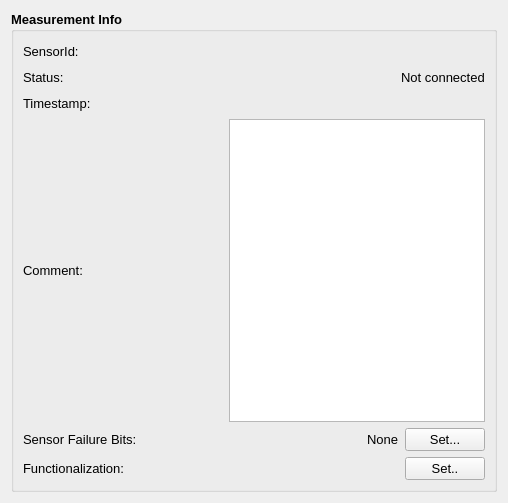
<?xml version="1.0" encoding="UTF-8"?>
<ui version="4.0">
 <class>InfoWidget</class>
 <widget class="QWidget" name="InfoWidget">
  <property name="geometry">
   <rect>
    <x>0</x>
    <y>0</y>
    <width>508</width>
    <height>503</height>
   </rect>
  </property>
  <property name="minimumSize">
   <size>
    <width>264</width>
    <height>392</height>
   </size>
  </property>
  <property name="font">
   <font>
    <pointsize>12</pointsize>
   </font>
  </property>
  <property name="windowTitle">
   <string>Form</string>
  </property>
  <layout class="QGridLayout" name="gridLayout">
   <item row="0" column="0">
    <widget class="QGroupBox" name="measurementbox">
     <property name="font">
      <font>
       <pointsize>10</pointsize>
       <weight>75</weight>
       <bold>true</bold>
      </font>
     </property>
     <property name="title">
      <string>Measurement Info</string>
     </property>
     <layout class="QGridLayout" name="gridLayout_2">
      <item row="0" column="0">
       <layout class="QVBoxLayout" name="verticalLayout_2">
        <item>
         <layout class="QHBoxLayout" name="horizontalLayout_2">
          <item>
           <widget class="QLabel" name="sensorText">
            <property name="font">
             <font>
              <pointsize>10</pointsize>
              <weight>50</weight>
              <bold>false</bold>
             </font>
            </property>
            <property name="text">
             <string>SensorId:</string>
            </property>
           </widget>
          </item>
          <item>
           <spacer name="sensorSpacer">
            <property name="font">
             <font>
              <pointsize>10</pointsize>
              <weight>75</weight>
              <bold>true</bold>
             </font>
            </property>
            <property name="orientation">
             <enum>Qt::Horizontal</enum>
            </property>
            <property name="sizeHint" stdset="0">
             <size>
              <width>40</width>
              <height>20</height>
             </size>
            </property>
           </spacer>
          </item>
          <item>
           <widget class="QLabel" name="sensorLabel">
            <property name="sizePolicy">
             <sizepolicy hsizetype="Maximum" vsizetype="Maximum">
              <horstretch>0</horstretch>
              <verstretch>0</verstretch>
             </sizepolicy>
            </property>
            <property name="font">
             <font>
              <pointsize>10</pointsize>
              <weight>50</weight>
              <bold>false</bold>
             </font>
            </property>
            <property name="text">
             <string/>
            </property>
           </widget>
          </item>
         </layout>
        </item>
        <item>
         <layout class="QHBoxLayout" name="statusLayout">
          <item>
           <widget class="QLabel" name="statusText">
            <property name="font">
             <font>
              <pointsize>10</pointsize>
              <weight>50</weight>
              <bold>false</bold>
             </font>
            </property>
            <property name="text">
             <string>Status:</string>
            </property>
           </widget>
          </item>
          <item>
           <spacer name="statusSpacer">
            <property name="font">
             <font>
              <pointsize>10</pointsize>
              <weight>75</weight>
              <bold>true</bold>
             </font>
            </property>
            <property name="orientation">
             <enum>Qt::Horizontal</enum>
            </property>
            <property name="sizeHint" stdset="0">
             <size>
              <width>40</width>
              <height>20</height>
             </size>
            </property>
           </spacer>
          </item>
          <item>
           <widget class="QLabel" name="statusLabel">
            <property name="font">
             <font>
              <pointsize>10</pointsize>
              <weight>50</weight>
              <bold>false</bold>
             </font>
            </property>
            <property name="text">
             <string>Not connected</string>
            </property>
           </widget>
          </item>
         </layout>
        </item>
        <item>
         <layout class="QHBoxLayout" name="horizontalLayout">
          <item>
           <widget class="QLabel" name="startText">
            <property name="font">
             <font>
              <pointsize>10</pointsize>
              <weight>50</weight>
              <bold>false</bold>
             </font>
            </property>
            <property name="text">
             <string>Timestamp:</string>
            </property>
           </widget>
          </item>
          <item>
           <spacer name="startSpacer">
            <property name="font">
             <font>
              <pointsize>10</pointsize>
              <weight>75</weight>
              <bold>true</bold>
             </font>
            </property>
            <property name="orientation">
             <enum>Qt::Horizontal</enum>
            </property>
            <property name="sizeHint" stdset="0">
             <size>
              <width>40</width>
              <height>20</height>
             </size>
            </property>
           </spacer>
          </item>
          <item>
           <widget class="QLabel" name="startLabel">
            <property name="sizePolicy">
             <sizepolicy hsizetype="Maximum" vsizetype="Maximum">
              <horstretch>0</horstretch>
              <verstretch>0</verstretch>
             </sizepolicy>
            </property>
            <property name="font">
             <font>
              <pointsize>10</pointsize>
              <weight>50</weight>
              <bold>false</bold>
             </font>
            </property>
            <property name="text">
             <string/>
            </property>
           </widget>
          </item>
         </layout>
        </item>
        <item>
         <layout class="QHBoxLayout" name="horizontalLayout_4">
          <item>
           <widget class="QLabel" name="commentText">
            <property name="font">
             <font>
              <pointsize>10</pointsize>
              <weight>50</weight>
              <bold>false</bold>
             </font>
            </property>
            <property name="text">
             <string>Comment:</string>
            </property>
           </widget>
          </item>
          <item>
           <spacer name="commentSpacer">
            <property name="font">
             <font>
              <pointsize>10</pointsize>
              <weight>75</weight>
              <bold>true</bold>
             </font>
            </property>
            <property name="orientation">
             <enum>Qt::Horizontal</enum>
            </property>
            <property name="sizeType">
             <enum>QSizePolicy::Expanding</enum>
            </property>
            <property name="sizeHint" stdset="0">
             <size>
              <width>40</width>
              <height>20</height>
             </size>
            </property>
           </spacer>
          </item>
          <item>
           <widget class="QTextEdit" name="commentTextEdit">
            <property name="font">
             <font>
              <pointsize>10</pointsize>
              <weight>50</weight>
              <bold>false</bold>
             </font>
            </property>
           </widget>
          </item>
         </layout>
        </item>
        <item>
         <layout class="QHBoxLayout" name="horizontalLayout_3">
          <item>
           <widget class="QLabel" name="failureText">
            <property name="font">
             <font>
              <pointsize>10</pointsize>
              <weight>50</weight>
              <bold>false</bold>
             </font>
            </property>
            <property name="text">
             <string>Sensor Failure Bits:</string>
            </property>
           </widget>
          </item>
          <item>
           <spacer name="failureSpacer">
            <property name="font">
             <font>
              <pointsize>10</pointsize>
              <weight>75</weight>
              <bold>true</bold>
             </font>
            </property>
            <property name="orientation">
             <enum>Qt::Horizontal</enum>
            </property>
            <property name="sizeHint" stdset="0">
             <size>
              <width>40</width>
              <height>20</height>
             </size>
            </property>
           </spacer>
          </item>
          <item>
           <widget class="QLabel" name="failureLabel">
            <property name="sizePolicy">
             <sizepolicy hsizetype="Maximum" vsizetype="Maximum">
              <horstretch>0</horstretch>
              <verstretch>0</verstretch>
             </sizepolicy>
            </property>
            <property name="font">
             <font>
              <pointsize>10</pointsize>
              <weight>50</weight>
              <bold>false</bold>
             </font>
            </property>
            <property name="text">
             <string>None</string>
            </property>
           </widget>
          </item>
          <item>
           <widget class="QPushButton" name="pushButton">
            <property name="font">
             <font>
              <pointsize>10</pointsize>
              <weight>50</weight>
              <bold>false</bold>
             </font>
            </property>
            <property name="text">
             <string>Set...</string>
            </property>
           </widget>
          </item>
         </layout>
        </item>
       </layout>
      </item>
      <item row="1" column="0">
       <layout class="QHBoxLayout" name="horizontalLayout_5">
        <item>
         <widget class="QLabel" name="label">
          <property name="font">
           <font>
            <pointsize>10</pointsize>
            <weight>50</weight>
            <bold>false</bold>
           </font>
          </property>
          <property name="text">
           <string>Functionalization:</string>
          </property>
         </widget>
        </item>
        <item>
         <spacer name="horizontalSpacer">
          <property name="orientation">
           <enum>Qt::Horizontal</enum>
          </property>
          <property name="sizeHint" stdset="0">
           <size>
            <width>40</width>
            <height>20</height>
           </size>
          </property>
         </spacer>
        </item>
        <item>
         <widget class="QPushButton" name="pushButton_2">
          <property name="font">
           <font>
            <pointsize>10</pointsize>
            <weight>50</weight>
            <bold>false</bold>
           </font>
          </property>
          <property name="text">
           <string>Set..</string>
          </property>
         </widget>
        </item>
       </layout>
      </item>
     </layout>
    </widget>
   </item>
  </layout>
 </widget>
 <resources/>
 <connections/>
</ui>
